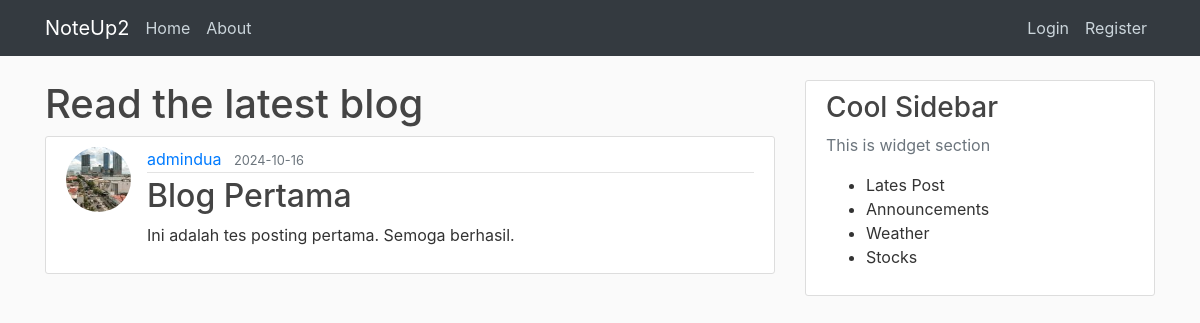
Page /home on the earlier database version.
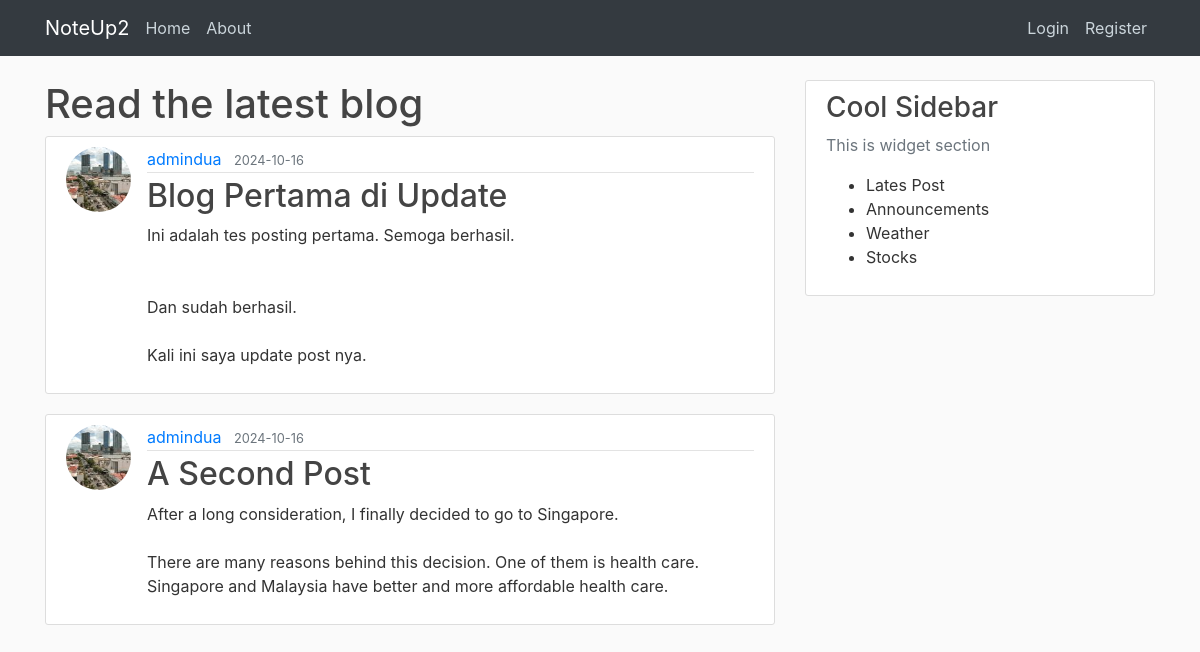
Same page on the later database version.
### noteup/models.py (models this page shows, shortened)
class Post(db.Model):
    id = db.Column(db.Integer, primary_key=True)
    title = db.Column(db.String(100), nullable=False)
    date_posted = db.Column(db.DateTime, nullable=False, default=datetime.now(timezone.utc))
    content = db.Column(db.Text, nullable=False)
    user_id = db.Column(db.Integer, db.ForeignKey('user.id'), nullable=False)

class User(db.Model, UserMixin):
    id = db.Column(db.Integer, primary_key=True)
    username = db.Column(db.String(20), unique=True, nullable=False)
    email = db.Column(db.String(100), unique=True, nullable=False)
    image_file = db.Column(db.String(20), nullable=False, default='default.jpg')
    password = db.Column(db.String(60), nullable=False)
    posts = db.relationship('Post', backref='author', lazy=True)

### noteup/routes.py (the view)
@app.route("/")
@app.route("/home")
def home():
    posts = Post.query.all()
    return render_template("home.html", posts=posts)

### noteup/templates/home.html
{% extends "layout.html" %}
{% block content %}
    <h1>Read the latest blog</h1>
    {% for post in posts %}
        <article class="media content-section">
            <img class="rounded-circle article-img" src="{{ url_for('static', filename='img/' + post.author.image_file) }}">
            <div class="media-body">
                <div class="article-metadata">
                    <a href="#" class="mr-2">{{ post.author.username }}</a>
                    <small class="text-muted">{{ post.date_posted.strftime('%Y-%m-%d') }}</small>
                </div>
                <h2><a href="{{ url_for('post', post_id=post.id) }}" class="article-title">{{ post.title }}</a></h2>
                <p class="article-content">{{ post.content }}</p>
            </div>
        </article>
    {% endfor %}
{% endblock content %}

### noteup/templates/layout.html (shortened to what this page needs)
<!DOCTYPE html>
<html lang="en">
<head>
    <link rel="stylesheet" href="https://cdn.jsdelivr.net/npm/bootstrap@4.0.0/dist/css/bootstrap.min.css">
    <link rel="stylesheet" href="{{ url_for('static', filename='style.css') }}">
</head>
<body>
    <header class="site-header">
        <nav class="navbar navbar-expand-md navbar-dark bg-dark fixed-top">
            <div class="container">
                <a class="navbar-brand mr-2" href="/">NoteUp2</a>
                <div class="collapse navbar-collapse" id="navbarToggle">
                    <div class="navbar-nav mr-auto">
                      <a class="nav-item nav-link" href="{{ url_for('home') }}">Home</a>
                      <a class="nav-item nav-link" href="{{ url_for('about') }}">About</a>
                    </div>
                    <div class="navbar-nav">
                      {% if current_user.is_authenticated %}
                        <a class="nav-item nav-link" href="{{ url_for('new_post') }}">New Post</a>
                        <a class="nav-item nav-link" href="{{ url_for('account') }}">Account</a>
                        <a class="nav-item nav-link" href="{{ url_for('logout') }}">Logout</a>
                      {% else %}
                        <a class="nav-item nav-link" href="{{ url_for('login') }}">Login</a>
                        <a class="nav-item nav-link" href="{{ url_for('register') }}">Register</a>
                      {% endif %}
                    </div>
                </div>
            </div>
          </nav>
    </header>
    <main role="main" class="container">
        <div class="row">
            <div class="col-md-8">
                {% block content %}{% endblock %}
            </div>
            <div class="col-md-4">
                <div class="content-section">
                    <h3>Cool Sidebar</h3>
                    <p class="text-muted"> This is widget section
                        <ul>
                            <li>Lates Post</li>
                            <li>Announcements</li>
                            <li>Weather</li>
                            <li>Stocks</li>
                        </ul>
                    </p>
                </div>
            </div>
        </div>
    </main>
</body>
</html>

### noteup/static/style.css (style rules this page uses)
body { background: #fafafa; color: #333333; margin-top: 5rem; }
h1, h2, h3, h4, h5, h6 { color: #444444; }
.site-header .navbar-nav .nav-link { color: #cbd5db; }
.content-section { background: #ffffff; padding: 10px 20px; border: 1px solid #dddddd; border-radius: 3px; margin-bottom: 20px; }
.article-title { color: #444444; }
.article-content { white-space: pre-line; }
.article-img { height: 65px; width: 65px; margin-right: 16px; }
.article-metadata { padding-bottom: 1px; margin-bottom: 4px; border-bottom: 1px solid #e3e3e3; }

Differences in the rows shown:
changed Post: title "Blog Pertama" → "Blog Pertama di Update"; content "Ini adalah tes posting pertama. Semoga berhasil." → "Ini adalah tes posting pertama. Semoga berhasil. Dan sudah berhasil. Kali ini saya update post nya."
added Post: image_file (picture), author.username "admindua", date_posted "2024-10-16", title "A Second Post", content "After a long consideration, I finally decided to go to Singapore. There are many reasons behind this decision. One of them is health care. Singapore and Malaysia have better and more affordable health care."
